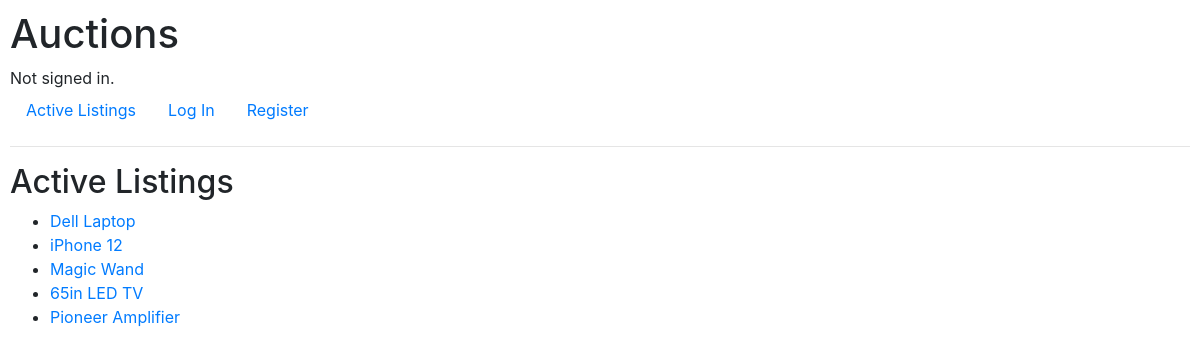
The app's page /, older data.
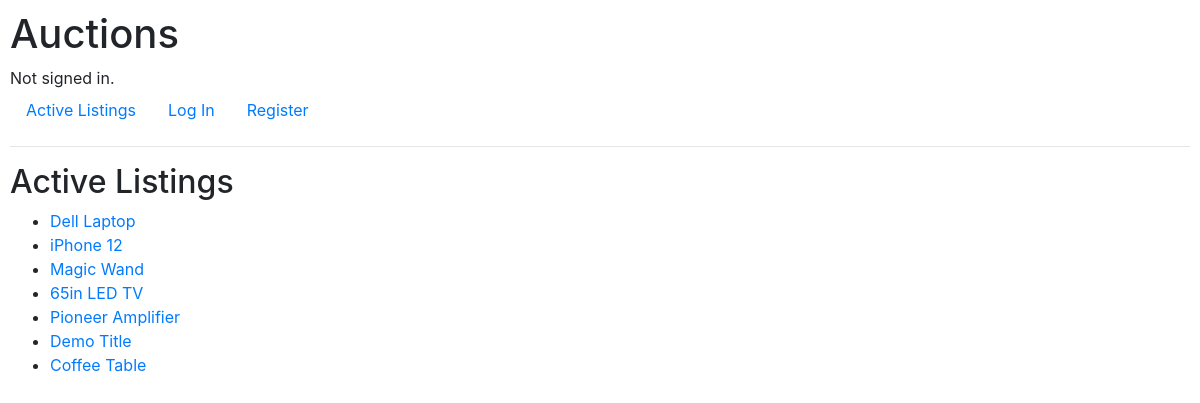
The same page, newer data.
### auctions/models.py (models this page shows, shortened)
class Listing(models.Model):
    title = models.CharField(max_length= 30)
    description = models.CharField(max_length= 200)
    creator = models.ForeignKey(User, on_delete=models.CASCADE, related_name="user", null=True)
    bid = models.ManyToManyField("Bid", related_name="current_bid", null=True)
    bidders = models.ManyToManyField(User, blank=True, related_name="buyers")
    pub_date = models.DateField(default=date.today)
    mod_date = models.DateField(default=date.today)
    comments = models.ManyToManyField("Comment", related_name="listing_comments", null=True, blank=True)
    category = models.ManyToManyField("Category", related_name="listing_category", null=True)

### auctions/views.py (the view)
# urls.py: path("", views.index, name="index"),
def index(request):
    listings = Listing.objects.all()
    return render(request, "auctions/index.html", {"listings": listings})

### auctions/templates/auctions/index.html
{% extends "auctions/layout.html" %}
{% block body %}
    <h2>Active Listings</h2>
    <ul>
        {% for listing in listings %}
            <li><a href="listings/{{listing.id}}">{{listing.title}}</a></li>
        {% endfor %}
    </ul>
{% endblock %}

Row changes from the older to the newer data that the page shows:
added Listing: title "Demo Title"
added Listing: title "Coffee Table"
